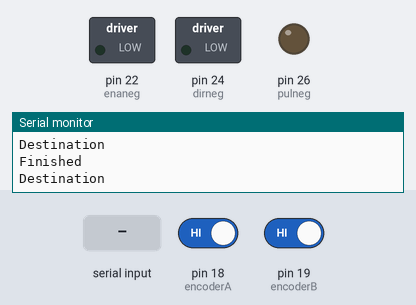
Recording of a sketch running on a simulated Arduino Mega 2560, built with avr-gcc and run on an emulated ATmega2560. On the bench: switched loads named in the sketch (green lamp = pin HIGH), output pins drawn as LEDs (lit = HIGH), the last lines printed to the serial monitor. The inputs (shaded band) are chosen by the test bench; at power-on: pin 18 (encoderA) HIGH, pin 19 (encoderB) HIGH.

Above: at 1.2 s.
1.3 s: byte 30 received over Serial
At 1.6 s:
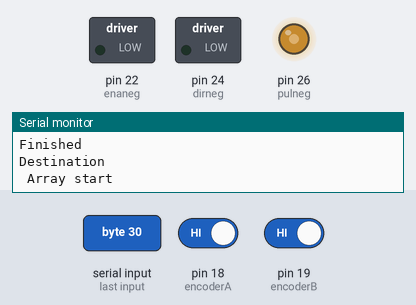
Timing chart, 0 to 4.3 s (numbered marks = the images above; inputs shaded):
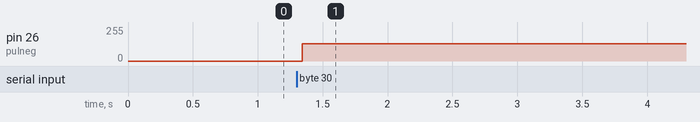

Measured:
- after the input at 1.3 s, pin 26 (pulneg): 0/255 → 128/255 at once

The sketch:

CL86T_ManualControl.ino
```cpp
//Enable pin
const int enaneg = 22;
//Direction pin
const int dirneg = 24;
//Pulse pin
const int pulneg = 26;

//Encoder A pin
const int encoderA = 18;
//Encoder B pin
const int encoderB = 19;

//number of encoder counts in array
int counter = 0;

//current MICROSECOND COUNT
unsigned long currentMillis = 0;

//MICROSECOND COUNT at the last encoder count
unsigned long previousMillis = 0;

//time that the pulses began
unsigned long runMillis = 0;

//number of microseconds between switching pins from high to low and vice versa
int stepInterval = 500;

//if pulse pin is HIGH, this is true
boolean stepPosition = false;

//number of steps in one loop of the code
int noStep = 200; //was 200

//declare arrays where encoder pulse times are stored
double encoderTimeA[200];
double encoderTimeB[200];

//things for printing array to screen
//integer which loops through for loop, printing array to screen
int count = 0;
double lastTime = 0;
double totalTime = 0;
int encoderCount = 0;
boolean speedDirection = false;

int incomingByte = -1;
boolean inProgress;

void setup() {
  // put your setup code here, to run once:
  pinMode(enaneg,OUTPUT);
  pinMode(dirneg,OUTPUT);
  pinMode(pulneg,OUTPUT);

  pinMode(encoderA,INPUT);
  pinMode(encoderB,INPUT);

  //if encoder pins go to HIGH, time when encoder pulsed is recorded
  attachInterrupt(digitalPinToInterrupt(encoderA), senseEncoderA, RISING);
  attachInterrupt(digitalPinToInterrupt(encoderB), senseEncoderB, RISING);
  Serial.begin(115260);
}

//adds new encoder pulse time to the array
void senseEncoderA(){
  encoderTimeA[counter] = currentMillis - runMillis;
  counter++;
}

//adds new encoder pulse time to the array
void senseEncoderB(){
  encoderTimeB[counter] = currentMillis - runMillis;
}

void loop() {
  // put your main code here, to run repeatedly:
  Serial.println("Destination");
 while (Serial.available() > 0) {
    incomingByte = Serial.read();
    inProgress = true;
 } while(inProgress){
  int x = 0;
  counter = 0;
  //sets beginning time of the pulses
  runMillis = micros();

  //steps motor and writes times of encoder pulses to
  while(x < noStep){
    currentMillis = micros();


    //runs when more time than the step interval has elapsed - sets pulse pin to HIGH
    if(currentMillis - previousMillis >= stepInterval && !stepPosition){
      digitalWrite(pulneg,HIGH);
      stepPosition = true;
      //Serial.println("yeet");
      previousMillis = currentMillis;
      if(!speedDirection){
        stepInterval++;
        if(stepInterval > 1200){
          speedDirection = true;
        }
      } else {
        stepInterval--;
        if(stepInterval < 500){
          speedDirection = false;
        }
      }
    }

    //same as above but sets step pin to LOW
    if(currentMillis - previousMillis >= stepInterval && stepPosition){
      digitalWrite(pulneg,LOW);
      stepPosition = false;
      previousMillis = currentMillis;
      x++;
    }

//  this code spat out encoder values in real time, commented out to not lag the arduino

//    if(lastEncoderA != encoderAPos){
//      if(encoderAPos == 0)
//        Serial.println("A is HIGH");
//    } else {
//        Serial.println("A is LOW");
//        Serial.println(digitalRead(encoderA));
//    }
//    if(lastEncoderB != encoderBPos){
//      if(encoderBPos == 0)
//        Serial.println("B is HIGH");
//    } else {
//        Serial.println("B is LOW");
//    }
//    lastEncoderA = encoderAPos;
//    lastEncoderB = encoderBPos;
   }

//this code prints the encoder arrays to the screen
  count = 0;
  lastTime = 0;
  totalTime = 0;
  encoderCount = 0;
  Serial.print("\n Array start \n");
// while (count < counter){
//      if (encoderTimeA[count] != 0){
//        totalTime += encoderTimeA[count] - lastTime;
//        lastTime = encoderTimeA[count];
//        encoderCount++;
//      }
//    ////Serial.print(encoderTimeA[count]);
//    ////Serial.print(" ");
//    encoderTimeA[count] = 0;
//    encoderTimeB[count] = 0;
//    count++;
//  }
////  double avgTime = totalTime/encoderCount;
////  double avgVelocity = (encoderCount/1000) * 360/(avgTime * 0.000001);
////  Serial.print(avgVelocity);
//  ////Serial.print("\n");
//  ////Serial.print(counter);
//  ////Serial.print("\n Array over");
 }
 inProgress = false;
 Serial.println("Finished");
}
```
